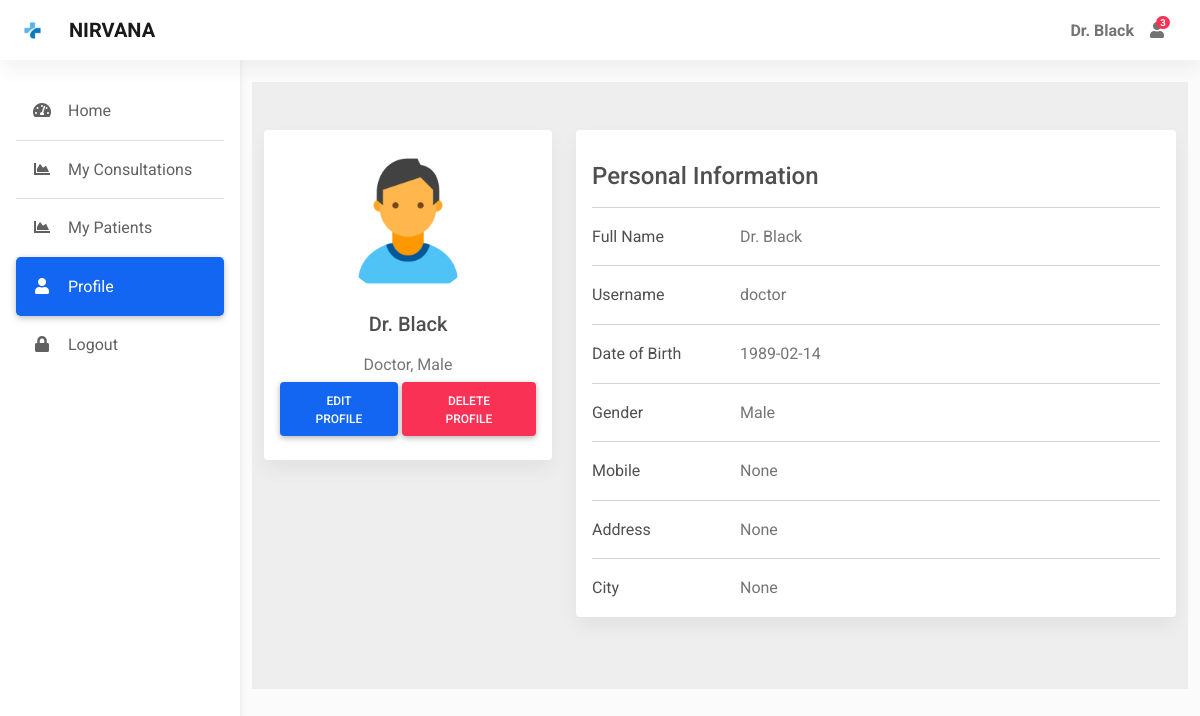
Page /profile (signed in) on the earlier database version.
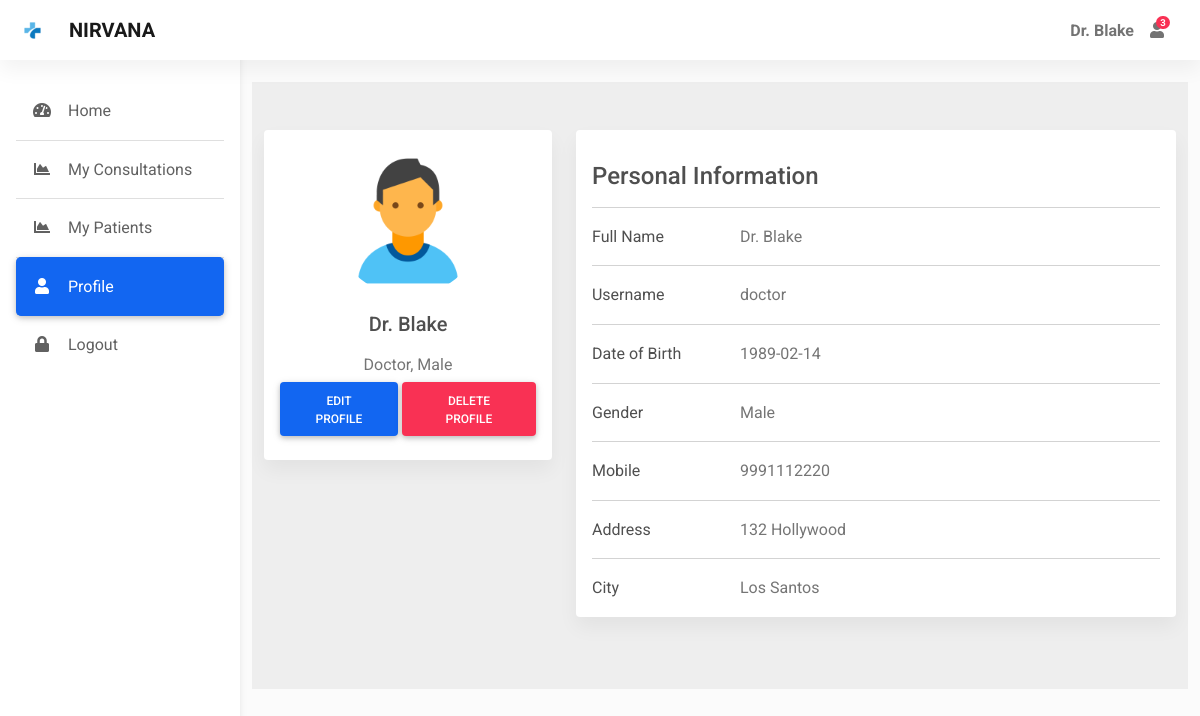
Same page on the later database version.
### app.py (models this page shows)
class User(db.Model, UserMixin):
    id = db.Column(db.Integer, primary_key=True)
    username = db.Column(db.String(50), nullable=False, unique=True)
    password = db.Column(db.String(50), nullable=False)
    name = db.Column(db.String(50), nullable=False)
    address = db.Column(db.String(80))
    city = db.Column(db.String(30))
    dob = db.Column(db.Date, nullable=False)
    gender = db.Column(db.String(10), nullable=False)
    is_doctor = db.Column(db.Boolean, default=False, nullable=False)
    mobile = db.Column(db.Integer)

### app.py (the view)
@app.route("/profile", methods=['GET', 'POST'])
@login_required
def profile():
    return render_template("profile.html")

### app.py (called while the page is built)
@login_manager.user_loader
def load_user(user_id):
    return User.query.get(int(user_id))

@app.context_processor
def inject_datetime():
    return dict(datetime=datetime)

### templates/profile.html (shortened to what the changed rows need)
{% extends "dashboard.html" %}
{% block main %}
<div class="container pt-4">
      <section style="background-color: #eee;">
        <div class="container py-5">
          <div class="row">
            <div class="col-lg-4">
              <div class="card mb-4">
                <div class="card-body text-center">
                  {% if current_user.gender == 'Male' %}
                    <img src="{{ url_for('static', filename='img/icons/male-icon.jpg') }}" alt="avatar" class="rounded-circle img-fluid" style="width: 150px;">
                  {% else %}
                    <img src="{{ url_for('static', filename='img/icons/female-icon.png') }}" alt="avatar" class="rounded-circle img-fluid" style="width: 150px;">
                  {% endif %}
                  <h5 class="my-3">{{ current_user.name }}</h5>
                  {% if current_user.is_doctor %}
                    <p class="text-muted mb-1">Doctor, {{ current_user.gender }}</p>
                  {% else %}
                    <p class="text-muted mb-1">Patient, {{ current_user.gender }}</p>
                    <p class="text-muted mb-4">{{ current_user.address }}</p>
                  {% endif %}
                  <div class="d-flex justify-content-center mb-2">
                    <a href="{{ url_for('edit_profile') }}" class="btn btn-primary">Edit Profile</a>
                    <a href="{{ url_for('delete_profile') }}" class="btn btn-danger ms-1">Delete Profile</a>
                  </div>
                </div>
              </div>
            </div>
            <div class="col-lg-8">
              <div class="card mb-4">
                <div class="card-body">
                    <div class="row">
                        <div class="col-sm-9">
                        <p class="text-muted mb-0">{{ current_user.name }}</p>
                        </div>
                    </div>
                    <div class="row">
                        <div class="col-sm-9">
                        <p class="text-muted mb-0">{{ current_user.username }}</p>
                        </div>
                    </div>
                    <div class="row">
                        <div class="col-sm-9">
                        <p class="text-muted mb-0">{{ current_user.dob }}</p>
                        </div>
                    </div>
                    <div class="row">
                        <div class="col-sm-9">
                        <p class="text-muted mb-0">{{ current_user.gender }}</p>
                        </div>
                    </div>
                    <div class="row">
                        <div class="col-sm-9">
                        <p class="text-muted mb-0">{{ current_user.mobile }}</p>
                        </div>
                    </div>
                    <div class="row">
                        <div class="col-sm-9">
                        <p class="text-muted mb-0">{{ current_user.address }}</p>
                        </div>
                    </div>
                    <div class="row">
                        <div class="col-sm-9">
                        <p class="text-muted mb-0">{{ current_user.city }}</p>
                        </div>
                    </div>
                </div>
              </div>
            </div>
          </div>
        </div>
      </section>
</div>
{% endblock %}

### templates/dashboard.html (shortened to what this page needs)
<!DOCTYPE html>
<html lang="en">
<head>
  <link rel="stylesheet" href="https://use.fontawesome.com/releases/v5.11.2/css/all.css" />
  <link rel="stylesheet" href="{{ url_for('static', filename='css/mdb.min.css') }}" />
  <link rel="stylesheet"  href="{{ url_for('static', filename='css/admin.css') }}"/>
</head>
<body>
  <header>
    <nav id="sidebarMenu" class="collapse d-lg-block sidebar collapse bg-white">
      <div class="position-sticky">
        <div class="list-group list-group-flush mx-3 mt-4">
          <a href="{{ url_for('home') }}" class="list-group-item list-group-item-action py-3 ripple {% if request.endpoint == 'home' %}active{% endif %}" aria-current="true">
            <i class="fas fa-tachometer-alt fa-fw me-3"></i><span>Home</span>
          </a>
          {% if current_user.is_doctor %}
          <a href="{{ url_for('myappointments') }}" class="list-group-item list-group-item-action py-3 ripple {% if request.endpoint == 'myappointments' %}active{% endif %}">
            <i class="fas fa-chart-area fa-fw me-3"></i><span>My Consultations</span>
          </a>
          <a href="{{ url_for('mypatients') }}" class="list-group-item list-group-item-action py-3 ripple {% if request.endpoint == 'mypatients' or request.endpoint == 'viewpatient' %}active{% endif %}">
            <i class="fas fa-chart-area fa-fw me-3"></i><span>My Patients</span>
          </a>
          {% endif %}
          <a href="{{ url_for('profile') }}" class="list-group-item list-group-item-action py-3 ripple {% if request.endpoint == 'profile' %}active{% endif %}"><i
              class="fas fa-user fa-fw me-3"></i><span>Profile</span></a>
          <a href="{{ url_for('logout') }}" class="list-group-item list-group-item-action py-3 ripple">
            <i class="fas fa-lock fa-fw me-3"></i><span>Logout</span>
          </a>
        </div>
      </div>
    </nav>
    <nav id="main-navbar" class="navbar navbar-expand-lg navbar-light bg-white fixed-top">
      <div class="container-fluid">
        <a class="navbar-brand d-flex align-items-center fw-bold" href="/"><img class="d-inline-block me-3"  src="{{ url_for('static', filename='img/icons/logo.png') }}" alt="" />NIRVANA</a>
        <ul class="navbar-nav ms-auto d-flex flex-row">
            <li>
                <a class="nav-link me-3 me-lg-0 d-flex align-items-center fw-bold" href="#">{{ current_user.name }}</a>
            </li>
          <li class="nav-item dropdown">
            <a class="nav-link me-3 me-lg-0 dropdown-toggle hidden-arrow" href="#" id="navbarDropdownMenuLink"
              role="button" data-mdb-toggle="dropdown" aria-expanded="false">
              <i class="fas fa-user"></i>
              <span class="badge rounded-pill badge-notification bg-danger">3</span>
            </a>
          </li>
          <li class="nav-item dropdown">
            <a class="nav-link dropdown-toggle hidden-arrow d-flex align-items-center" href="#"
              id="navbarDropdownMenuLink" role="button" data-mdb-toggle="dropdown" aria-expanded="false">
            </a>
          </li>
        </ul>
      </div>
    </nav>
  </header>
  <main style="margin-top: 58px">
    {% block main %}
    {% endblock %}
  </main>
</body>
</html>

Differences in the rows shown:
changed User "Male": name "Dr. Black" → "Dr. Blake"; mobile "None" → "9991112220"; address "None" → "132 Hollywood"; city "None" → "Los Santos"
